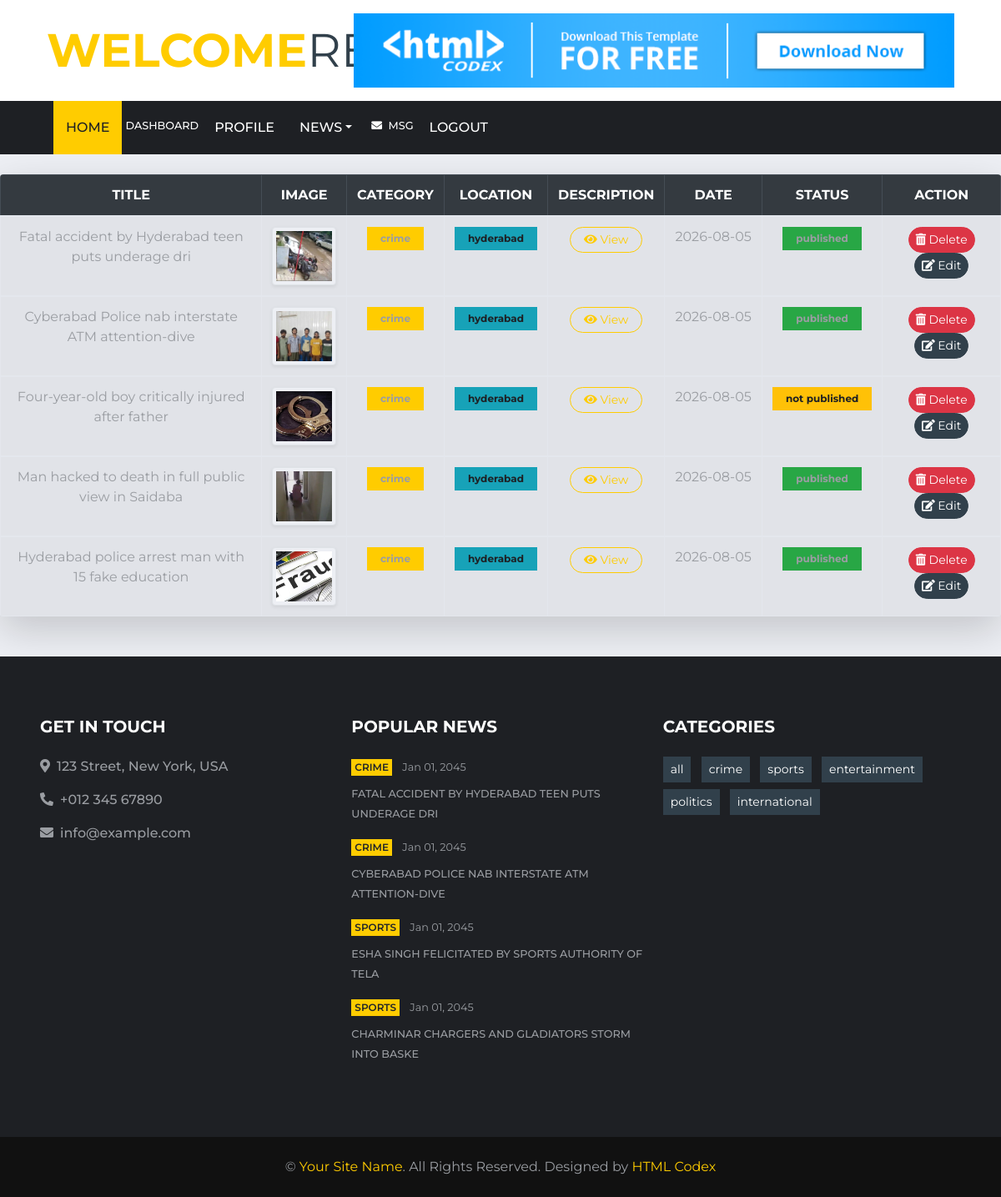
The app's page /db.php?myn (signed in), older data.
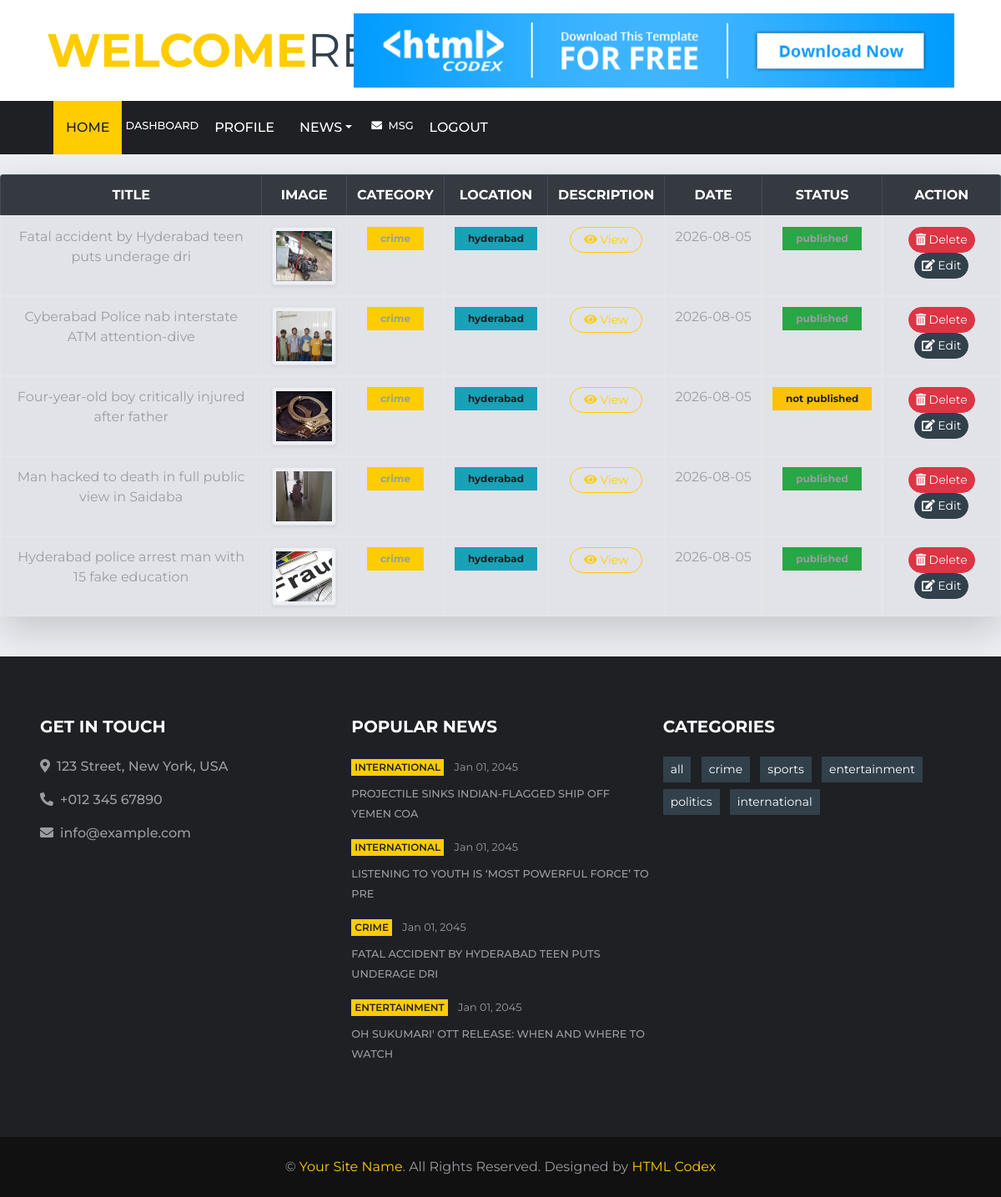
The same page, newer data.
### tables this page shows
CREATE TABLE `news_table` (
  `nid` int(5) NOT NULL,
  `heading` varchar(50) NOT NULL,
  `n_category_id` int(5) NOT NULL,
  `n_location_id` int(5) NOT NULL,
  `description` varchar(5000) NOT NULL,
  `reporter_id` int(5) NOT NULL,
  `news_image` varchar(50) NOT NULL,
  `posted_date` date NOT NULL DEFAULT current_timestamp(),
  `views` int(5) NOT NULL,
  `is_delete` int(5) NOT NULL DEFAULT 0,
  `is_publish` int(5) NOT NULL DEFAULT 0,
  `is_breaking` int(5) NOT NULL DEFAULT 0
);

CREATE TABLE `category` (
  `cat_id` int(5) NOT NULL,
  `category` text NOT NULL
);

CREATE TABLE `location` (
  `loc_id` int(5) NOT NULL,
  `location` text NOT NULL
);

### mynews.php (the view, shortened to what the changed rows need)
<?php
$uid=$_SESSION['uid'];
 $lid=$_SESSION['lid'];
 $cid=$_SESSION['cid'];
$sql="select * from user_details where uid='$uid'";
$result=mysqli_query($conn,$sql);
$arr=mysqli_fetch_array($result);
 if($arr['role']=='admin')
    {
        include "admin_header.php";
    }
    elseif($arr['role']=='editor')
        {
           include "editor_header.php";
        }
        elseif($arr['role']=='reporter')
        {
            include "reporter_header.php";
        }
        elseif($arr['role']=='member')
        {
            include "member_header.php";
        }
        $sql2="select * from news_table
        INNER JOIN location ON news_table.n_location_id=location.loc_id
        INNER JOIN category ON news_table.n_category_id=category.cat_id
        where news_table.n_category_id='$cid' and news_table.n_location_id='$lid'and is_delete=0 ";
        $result2=mysqli_query($conn,$sql2);
?>
<div class="table-responsive shadow-lg rounded">
<table class="table table-hover table-striped table-bordered align-middle text-center mb-0">
    <thead class="table-dark">
        <tr>
            <th class="text-uppercase">Title</th>
            <th class="text-uppercase">Image</th>
            <th class="text-uppercase">Category</th>
            <th class="text-uppercase">Location</th>
            <th class="text-uppercase">Description</th>
            <th class="text-uppercase">Date</th>
            <th class="text-uppercase">Status</th>
            <th class="text-uppercase">Action</th>
        </tr>
    </thead>
    <?php foreach($result2 as $row) {?>
    <?php
    $stat=$row['is_publish'];
        if($stat==0)
        {
        $status="not published";}
        elseif($stat==1)
        {
          $status="published";  }
    ?>
    <tbody>
        <tr>
            <td scope="col" class="fw-semibold text-start"><?php echo $row['heading'] ?></td>
            <td scope="col">
                <img src="<?php echo $row['news_image'] ?>" class="img-thumbnail rounded shadow-sm" style="width:90px;height:70px;object-fit:cover;">
            </td>
            <td scope="col">
                <span class="badge bg-primary px-3 py-2"><?php echo $row['category'] ?></span>
            </td>
            <td scope="col">
                <span class="badge bg-info text-dark px-3 py-2"><?php echo $row['location'] ?></span>
            </td>
            <td scope="col">
                <a href="db.php?vnid=<?php echo $row['nid'] ?>" class="btn btn-outline-primary btn-sm rounded-pill px-3">
                    <i class="fas fa-eye me-1"></i> View
                </a>
            </td>
            <td scope="col" class="text-nowrap">
                <?php echo $row['posted_date'] ?>
            </td>
            <td scope="col">
                <?php if($stat==1){ ?>
                    <span class="badge bg-success px-3 py-2"><?php echo $status ?></span>
                <?php } else { ?>
                    <span class="badge bg-warning text-dark px-3 py-2"><?php echo $status ?></span>
                <?php } ?>
            </td>
            <td scope="col">
                <a href="db.php?delnews=<?php echo $row['nid'] ?>" class="btn btn-danger btn-sm me-2 rounded-pill">
                    <i class="fas fa-trash-alt me-1"></i> Delete
                </a>
                <a href="db.php?editnews=<?php echo $row['nid'] ?>" class="btn btn-secondary btn-sm rounded-pill">
                    <i class="fas fa-edit me-1"></i> Edit
                </a>
            </td>
        </tr>
    </tbody>
    <?php }?>
</table>
</div>
<?php
include "footer.php";
?>

### footer.php (shortened to what the changed rows need)
    <div class="container-fluid bg-dark pt-5 px-sm-3 px-md-5 mt-5">
        <div class="row py-4">
            <div class="col-lg-4 col-md-6 mb-5">
            <?php
            $conn= mysqli_connect("localhost","root","","news");
            $sql = "SELECT news_table.*, category.*, COUNT(likes.like_id) AS total_likes
                    FROM news_table
                    LEFT JOIN likes
                        ON news_table.nid = likes.news_id
                    INNER JOIN category
                        ON news_table.n_category_id = category.cat_id
                    GROUP BY news_table.nid
                    ORDER BY total_likes DESC
                    LIMIT 4";
                $result = mysqli_query($conn, $sql);
            ?>
                <?php foreach($result as $row){?>
                <div class="mb-3">
                    <div class="mb-2">
                        <a class="badge badge-primary text-uppercase font-weight-semi-bold p-1 mr-2" href=""><?php echo $row['category'] ?></a>
                        <a class="text-body" href=""><small>Jan 01, 2045</small></a>
                    </div>
                    <a class="small text-body text-uppercase font-weight-medium" href="db.php?singlenews2=<?php echo $row['nid'] ?>"><?php echo $row['heading'] ?></a>
                </div>
                <?php } ?>
            </div>
            <div class="col-lg-4 col-md-6 mb-5">
                <?php
                    $sqlc = "select * from category";
                    $resultc = mysqli_query($conn, $sqlc);
                ?>
                <div class="m-n1">
                    <?php foreach($resultc as $rowc)  { ?>
                    <a href="index.php?catcat=<?php echo $rowc['category'] ?>" class="btn btn-sm btn-secondary m-1"><?php echo $rowc['category'] ?></a>
                    <?php }?>
                </div>
            </div>
        </div>
    </div>
</body>
</html>

Row changes from the older to the newer data that the page shows:
no longer on one of the page's lists (row unchanged): news_table: n_category.category "CRIME", heading "CYBERABAD POLICE NAB INTERSTATE ATM ATTENTION-DIVE"
no longer on this page (row unchanged): news_table: n_category.category "SPORTS", heading "ESHA SINGH FELICITATED BY SPORTS AUTHORITY OF TELA", shown under "POPULAR NEWS"
no longer on this page (row unchanged): news_table: n_category.category "SPORTS", heading "CHARMINAR CHARGERS AND GLADIATORS STORM INTO BASKE", shown under "POPULAR NEWS"
now on this page (row edited): news_table: n_category.category "INTERNATIONAL", heading "PROJECTILE SINKS INDIAN-FLAGGED SHIP OFF YEMEN COA", shown under "POPULAR NEWS"
now on this page (row edited): news_table: n_category.category "INTERNATIONAL", heading "LISTENING TO YOUTH IS ‘MOST POWERFUL FORCE’ TO PRE", shown under "POPULAR NEWS"
now on this page (row unchanged): news_table: n_category.category "ENTERTAINMENT", heading "OH SUKUMARI' OTT RELEASE: WHEN AND WHERE TO WATCH", shown under "POPULAR NEWS"
